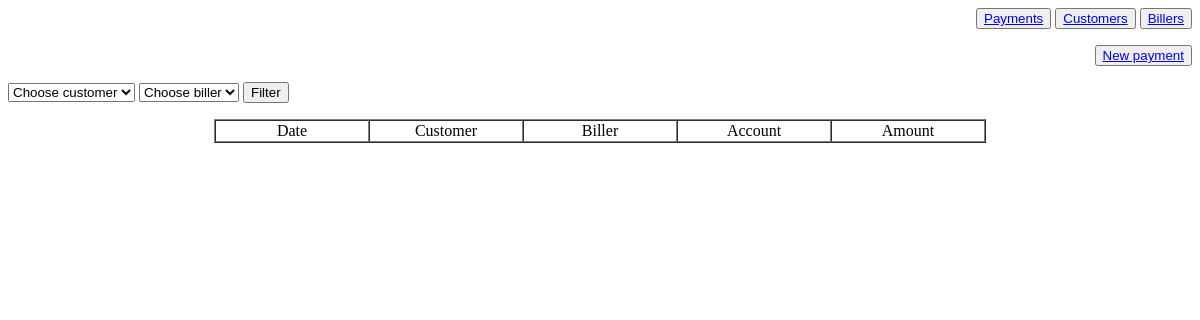
The page /payments/ on the database as committed earlier.
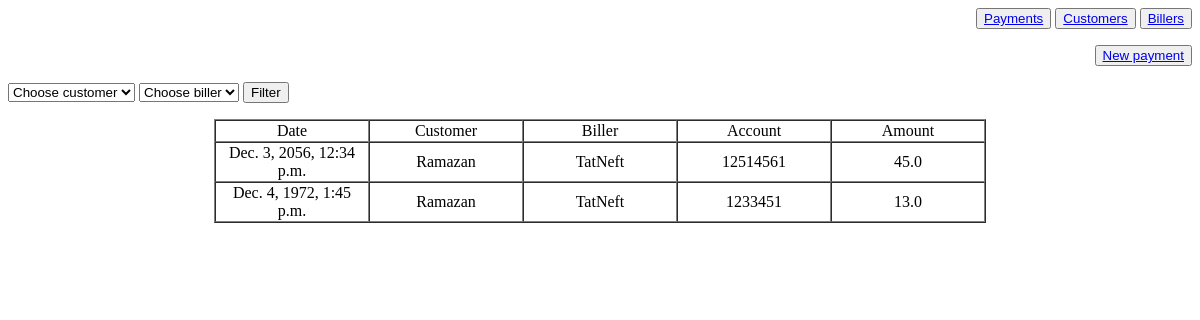
The same page on the database as committed later.
### payments/models.py (models this page shows, shortened)
class Payment(models.Model):
    payment_text = models.CharField(max_length=200)
    pub_date = models.DateTimeField('date published', auto_now=True, null=True)
    amount = models.FloatField(max_length=200)
    customer = models.ForeignKey(Customer, on_delete=models.CASCADE, null=True)
    biller = models.ForeignKey(Biller, on_delete=models.CASCADE, null=True)
    account = models.IntegerField(null=True)

class Customer(models.Model):
    customer_text = models.CharField(max_length=200)
    def __str__(self):
        return self.customer_text

class Biller(models.Model):
    biller_text = models.CharField(max_length=200)
    def __str__(self):
        return self.biller_text

### payments/views.py (the view)
# urls.py: path('payments/', views.index, name='index'),
def index(request):
    latest_payments_list = Payment.objects.order_by('-pub_date')
    latest_customers_list = Customer.objects.order_by('customer_text')
    latest_billers_list = Biller.objects.order_by('biller_text')
    context = {'latest_payments_list': latest_payments_list}
    filters = {'latest_customers_list': latest_customers_list,
               'latest_billers_list': latest_billers_list}
    filter_details = request.GET
    customer_id = filter_details.get('customer_id')
    biller_id = filter_details.get('biller_id')
    template_path = 'payment/index.html'
    if customer_id is None and biller_id is None:
        return render(request, template_path, {**context, **filters})
    elif customer_id is None and biller_id is not None:
        latest_payments_list = Payment.objects.filter(biller_id=biller_id).order_by('-pub_date')
    elif biller_id is None and customer_id is not None:
        latest_payments_list = Payment.objects.filter(customer_id=customer_id).order_by('-pub_date')
    else:
        latest_payments_list = Payment.objects.filter(customer_id=customer_id,
                                                      biller_id=biller_id).order_by('-pub_date')
    return render(request, template_path, {'latest_payments_list': latest_payments_list, **filters})

### payments/templates/payment/index.html (shortened to what this page needs)
<p align="right">
    <button><a href="/payments/">Payments</a></button>
    <button><a href="/customers/">Customers</a></button>
    <button><a href="/billers/">Billers</a></button>
</p>
<p align="right">
    <button><a href="/newpayment/">New payment</a></button>
</p>
<form action="/payments/" method="get">
<p align="left">
    <select name="customer_id">
        <option disabled selected hidden>Choose customer</option>
    </select>
    <select name="biller_id">
        <option disabled selected hidden> Choose biller</option>
    </select>
<input type="submit" value="Filter">
</p>
</form>
<table border="1" cellspacing="0" align="center">
    <tr>
        <td width="150px" align="center"> Date</td>
        <td width="150px" align="center"> Customer</td>
        <td width="150px" align="center"> Biller</td>
        <td width="150px" align="center"> Account</td>
        <td width="150px" align="center"> Amount</td>
    </tr>
    {% if latest_payments_list %}
        {% for payments in latest_payments_list %}
            <tr>
                <td align="center">
                    {{ payments.pub_date }}
                </td>
                <td align="center">
                    {{ payments.customer }}
                </td>
                <td align="center">
                    {{ payments.biller }}
                </td>
                <td align="center">
                    {{ payments.account }}
                </td>
                <td align="center">
                    {{ payments.amount }}
                </td>
            </tr>
        {% endfor %}
    {% endif %}
</table>

Rows that differ between the two databases and show on the page:
added Payment: pub_date "Dec. 3, 2056, 12:34 p.m.", customer "Ramazan", biller "TatNeft", account "12514561", amount "45.0"
added Payment: pub_date "Dec. 4, 1972, 1:45 p.m.", customer "Ramazan", biller "TatNeft", account "1233451", amount "13.0"
